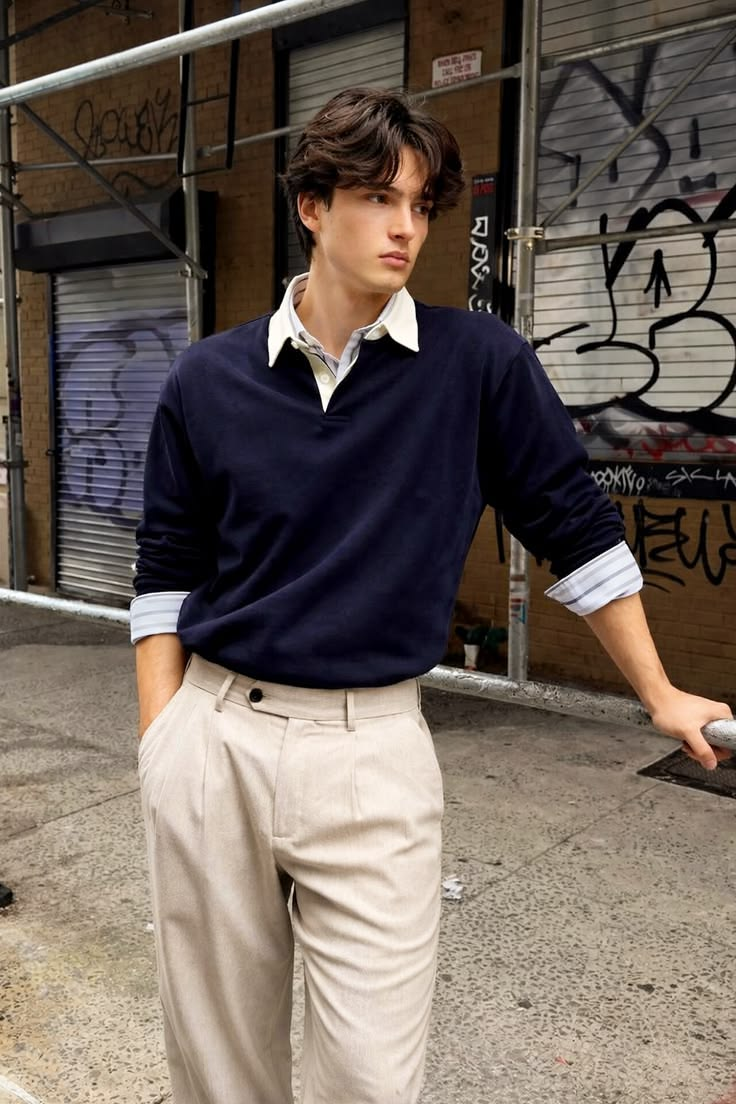
#> input picture ojos2/2.jpg, 736 x 1104 px, found by its file name
$ python trace_candidates.py
#> lines starting #> are read from the running program, lines starting #| are printed output that depends on the picture
import cv2
import os
import numpy as np

face_path = os.path.join(cv2.data.haarcascades, "haarcascade_frontalface_default.xml")
eye_path = os.path.join(cv2.data.haarcascades, "haarcascade_eye.xml")
eye_glass_path = os.path.join(cv2.data.haarcascades, "haarcascade_eye_tree_eyeglasses.xml")

face_cascade = cv2.CascadeClassifier(face_path)
eye_cascade = cv2.CascadeClassifier(eye_path)
eye_glass_cascade = cv2.CascadeClassifier(eye_glass_path)

def trace_image(img_path):
#> called with img_path = 'ojos2/2.jpg'
    img_bgr = cv2.imread(img_path)
#> img_bgr is the input picture: shape (1104, 736, 3); mean B, G, R 89.7, 98, 109.7
    gray = cv2.cvtColor(img_bgr, cv2.COLOR_BGR2GRAY)
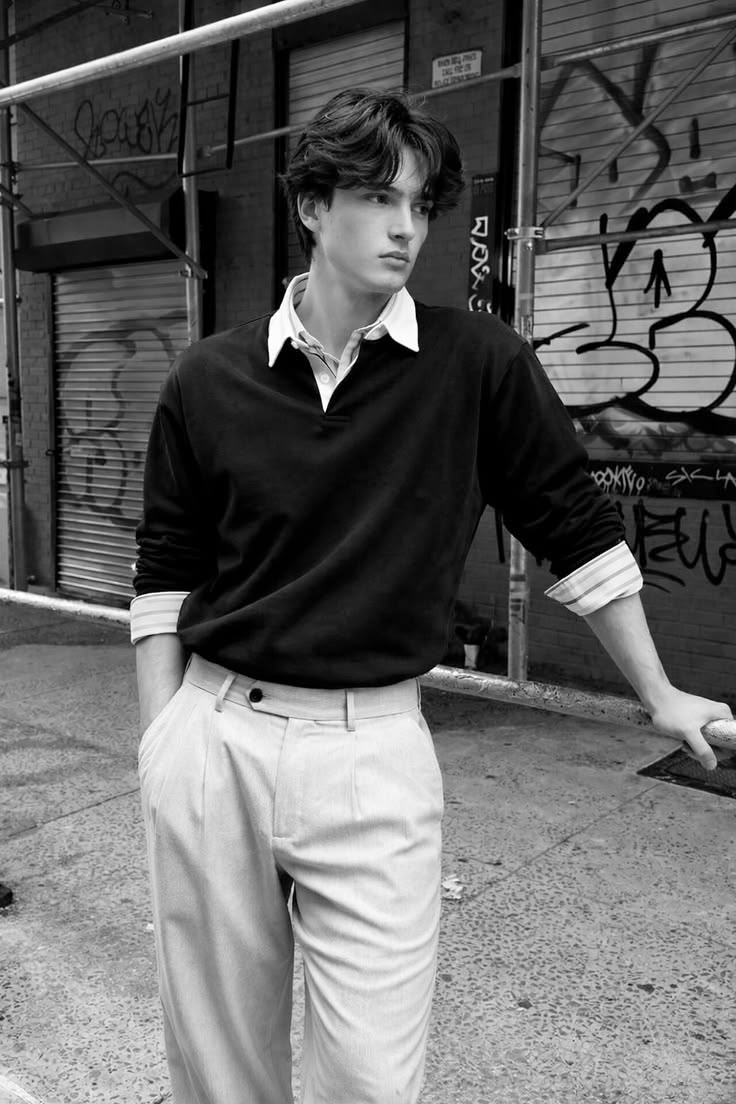
#> gray: shape (1104, 736); min 0, max 255, mean 100.5

    faces = face_cascade.detectMultiScale(gray, scaleFactor=1.1, minNeighbors=5, minSize=(80, 80))
#> faces = [[351, 168, 99, 99], [427, 824, 100, 100]]
    print(f"\n=== TRACE FOR {img_path} ===")
    print(f"Faces: {list(faces)}")
#| Faces: [array([351, 168,  99,  99], dtype=int32), array([427, 824, 100, 100], dtype=int32)]

    all_eye_candidates = []

    if len(faces) > 0:
        for (fx, fy, fw, fh) in faces:
            roi_gray = gray[fy:fy + int(fh*0.6), fx:fx + fw]

            eyes_std = eye_cascade.detectMultiScale(roi_gray, scaleFactor=1.1, minNeighbors=4, minSize=(30, 30))
            print(f"  Face {fx},{fy},{fw},{fh} - eyes_std: {list(eyes_std)}")
            for (ex, ey, ew, eh) in eyes_std:
                all_eye_candidates.append((fx + ex, fy + ey, ew, eh))

            eyes_glass = eye_glass_cascade.detectMultiScale(roi_gray, scaleFactor=1.1, minNeighbors=4, minSize=(30, 30))
            print(f"  Face {fx},{fy},{fw},{fh} - eyes_glass: {list(eyes_glass)}")
            for (ex, ey, ew, eh) in eyes_glass:
                all_eye_candidates.append((fx + ex, fy + ey, ew, eh))
#> this loop made 2 passes
#> (fx, fy, fw, fh, eyes_std) on pass 1: (351, 168, 99, 99, [[10, 11, 41, 41]])
#|   Face 351,168,99,99 - eyes_std: [array([10, 11, 41, 41], dtype=int32)]
#|   Face 351,168,99,99 - eyes_glass: []
#|   Face 427,824,100,100 - eyes_std: []
#|   Face 427,824,100,100 - eyes_glass: []
#> pass 1, in trace_image, `roi_gray = gray[fy:fy + int(fh*0.6), fx:fx + fw]`:
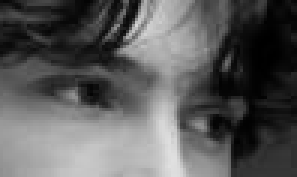
#> roi_gray: shape (59, 99) (shown 3 times larger); min 0, max 224, mean 90.7
#> pass 2, in trace_image, `roi_gray = gray[fy:fy + int(fh*0.6), fx:fx + fw]`:
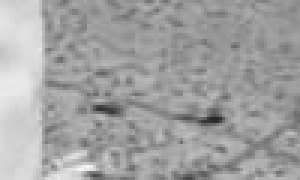
#> roi_gray: shape (60, 100) (shown 3 times larger); min 38, max 247, mean 161.8
#> after the loop, all_eye_candidates = [(361, 179, 41, 41)]
    else:
        eyes_std = eye_cascade.detectMultiScale(gray, scaleFactor=1.1, minNeighbors=4, minSize=(30, 30))
        print(f"  Global eyes_std: {list(eyes_std)}")
        for (ex, ey, ew, eh) in eyes_std:
            all_eye_candidates.append((ex, ey, ew, eh))

        eyes_glass = eye_glass_cascade.detectMultiScale(gray, scaleFactor=1.1, minNeighbors=4, minSize=(30, 30))
        print(f"  Global eyes_glass: {list(eyes_glass)}")
        for (ex, ey, ew, eh) in eyes_glass:
            all_eye_candidates.append((ex, ey, ew, eh))

    print(f"Before NMS: {all_eye_candidates}")
#| Before NMS: [(361, 179, 41, 41)]

    # NMS
    unique_candidates = []
    for (x, y, w, h) in all_eye_candidates:
        is_dup = False
        for (ux, uy, uw, uh) in unique_candidates:
            center_dist = np.sqrt(((x + w/2) - (ux + uw/2))**2 + ((y + h/2) - (uy + uh/2))**2)
            if center_dist < min(w, uw) * 0.5:
                is_dup = True
                break
        if not is_dup:
            unique_candidates.append((x, y, w, h))
#> this loop made 1 pass
#> after the loop, unique_candidates = [(361, 179, 41, 41)]
    print(f"After NMS: {unique_candidates}")
#| After NMS: [(361, 179, 41, 41)]

trace_image("ojos2/2.jpg")
trace_image("ojos2/4.jpg")
#> call 2 of trace_image, with img_path = 'ojos2/4.jpg'
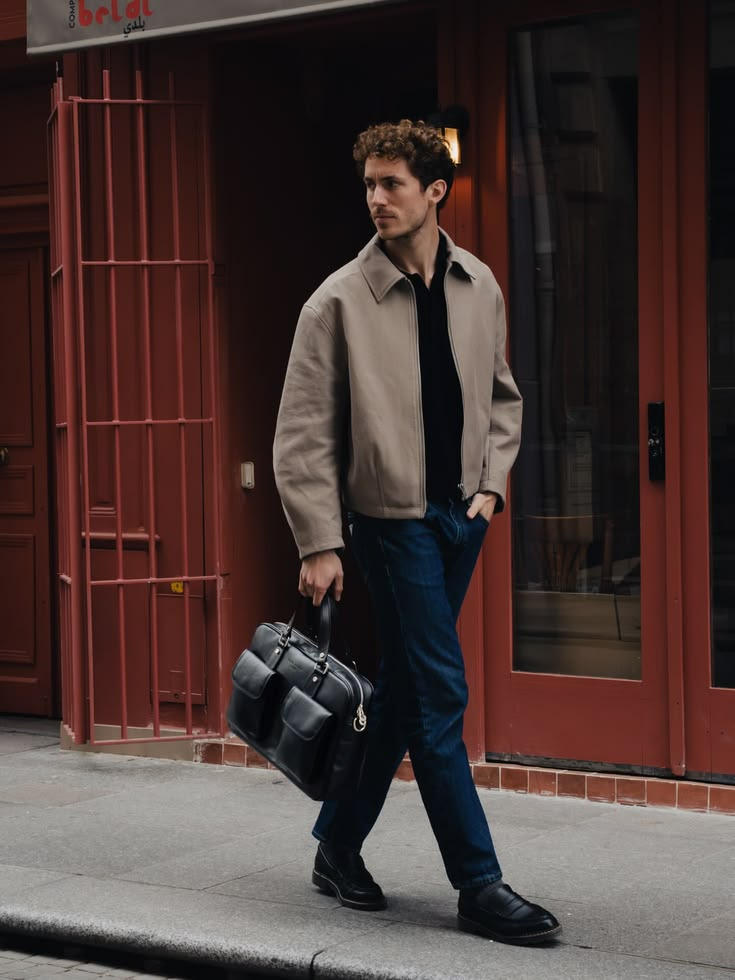
#> input picture ojos2/4.jpg, 735 x 980 px, found by its file name
#> in trace_image, img_bgr is the input picture: shape (980, 735, 3); mean B, G, R 52, 54.6, 72.1
#> in trace_image (call 2), `gray = cv2.cvtColor(img_bgr, cv2.COLOR_BGR2GRAY)`:
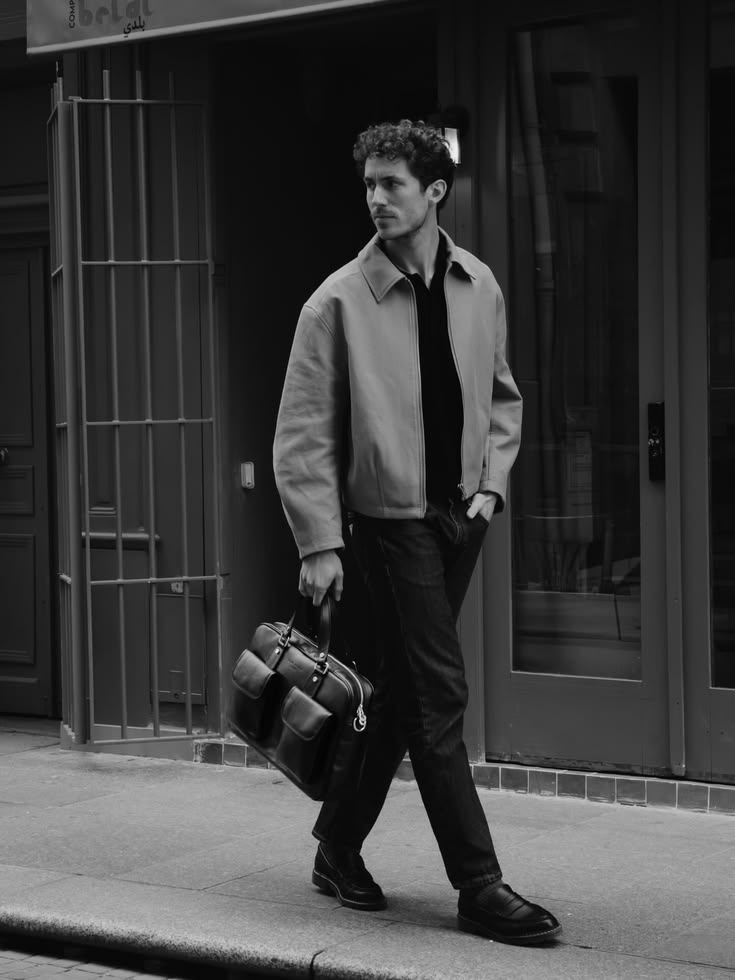
#> gray: shape (980, 735); min 0, max 243, mean 59.6
#> in trace_image (call 2), `faces = face_cascade.detectMultiScale(gray, scaleFactor=1.1, minNeighb..`: faces = ()
#| Faces: []
#> in trace_image (call 2), `eyes_std = eye_cascade.detectMultiScale(gray, scaleFactor=1.1, minNeig..`: eyes_std = [[358, 271, 44, 44]]
#|   Global eyes_std: [array([358, 271,  44,  44], dtype=int32)]
#> the loop in trace_image (call 2), `for (ex, ey, ew, eh) in eyes_std:` made 1 pass
#> after the loop in trace_image (call 2), `for (ex, ey, ew, eh) in eyes_std:`: all_eye_candidates = [(358, 271, 44, 44)]
#> in trace_image (call 2), `eyes_glass = eye_glass_cascade.detectMultiScale(gray, scaleFactor=1.1,..`: eyes_glass = ()
#|   Global eyes_glass: []
#| Before NMS: [(358, 271, 44, 44)]
#> the loop in trace_image (call 2), `for (x, y, w, h) in all_eye_candidates:` made 1 pass
#> after the loop in trace_image (call 2), `for (x, y, w, h) in all_eye_candidates:`: unique_candidates = [(358, 271, 44, 44)]
#| After NMS: [(358, 271, 44, 44)]
